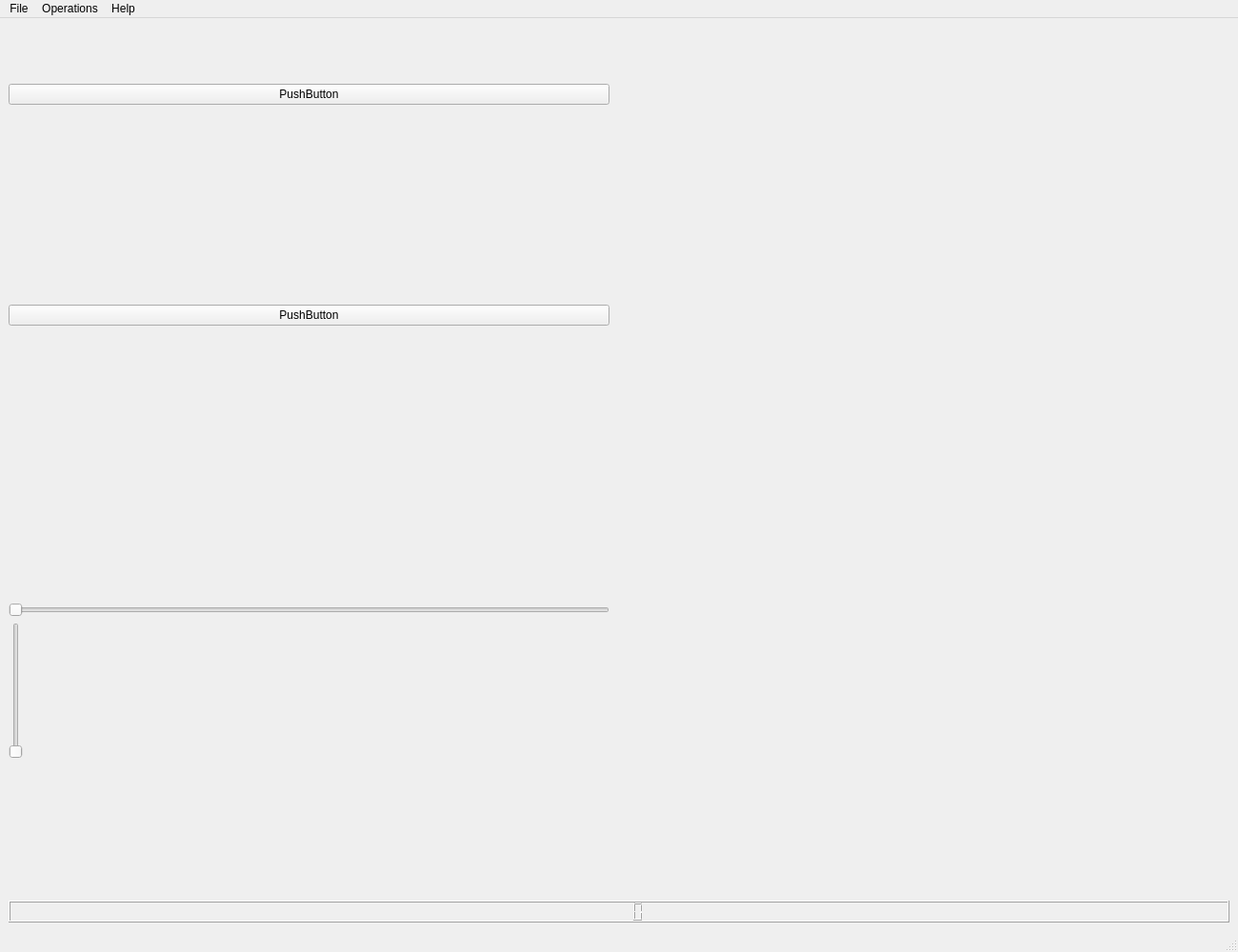
<?xml version="1.0" encoding="UTF-8"?>
<ui version="4.0">
 <class>MainWindow</class>
 <widget class="QMainWindow" name="MainWindow">
  <property name="geometry">
   <rect>
    <x>0</x>
    <y>0</y>
    <width>1300</width>
    <height>1000</height>
   </rect>
  </property>
  <property name="windowTitle">
   <string>MainWindow</string>
  </property>
  <widget class="QWidget" name="centralwidget">
   <layout class="QGridLayout" name="gridLayout_2">
    <item row="1" column="0">
     <layout class="QGridLayout" name="gridLayout">
      <item row="0" column="1">
       <spacer name="verticalSpacer">
        <property name="orientation">
         <enum>Qt::Vertical</enum>
        </property>
        <property name="sizeHint" stdset="0">
         <size>
          <width>20</width>
          <height>40</height>
         </size>
        </property>
       </spacer>
      </item>
      <item row="0" column="0">
       <widget class="QPushButton" name="pushButton">
        <property name="text">
         <string>PushButton</string>
        </property>
       </widget>
      </item>
      <item row="4" column="0">
       <spacer name="verticalSpacer_3">
        <property name="orientation">
         <enum>Qt::Vertical</enum>
        </property>
        <property name="sizeHint" stdset="0">
         <size>
          <width>20</width>
          <height>40</height>
         </size>
        </property>
       </spacer>
      </item>
      <item row="3" column="0">
       <spacer name="verticalSpacer_4">
        <property name="orientation">
         <enum>Qt::Vertical</enum>
        </property>
        <property name="sizeHint" stdset="0">
         <size>
          <width>20</width>
          <height>40</height>
         </size>
        </property>
       </spacer>
      </item>
      <item row="1" column="0">
       <spacer name="verticalSpacer_5">
        <property name="orientation">
         <enum>Qt::Vertical</enum>
        </property>
        <property name="sizeHint" stdset="0">
         <size>
          <width>20</width>
          <height>40</height>
         </size>
        </property>
       </spacer>
      </item>
      <item row="2" column="0">
       <widget class="QPushButton" name="pushButton_2">
        <property name="text">
         <string>PushButton</string>
        </property>
       </widget>
      </item>
      <item row="7" column="0">
       <spacer name="verticalSpacer_2">
        <property name="orientation">
         <enum>Qt::Vertical</enum>
        </property>
        <property name="sizeHint" stdset="0">
         <size>
          <width>20</width>
          <height>40</height>
         </size>
        </property>
       </spacer>
      </item>
      <item row="0" column="2">
       <spacer name="horizontalSpacer">
        <property name="orientation">
         <enum>Qt::Horizontal</enum>
        </property>
        <property name="sizeHint" stdset="0">
         <size>
          <width>40</width>
          <height>20</height>
         </size>
        </property>
       </spacer>
      </item>
      <item row="5" column="0">
       <widget class="QSlider" name="horizontalSlider">
        <property name="orientation">
         <enum>Qt::Horizontal</enum>
        </property>
       </widget>
      </item>
      <item row="6" column="0">
       <widget class="QSlider" name="verticalSlider">
        <property name="orientation">
         <enum>Qt::Vertical</enum>
        </property>
       </widget>
      </item>
     </layout>
    </item>
    <item row="2" column="0">
     <widget class="QLCDNumber" name="lcdNumber"/>
    </item>
   </layout>
  </widget>
  <widget class="QMenuBar" name="menubar">
   <property name="geometry">
    <rect>
     <x>0</x>
     <y>0</y>
     <width>1300</width>
     <height>21</height>
    </rect>
   </property>
   <widget class="QMenu" name="menuFile">
    <property name="title">
     <string>File</string>
    </property>
    <addaction name="actionLoad_Graph"/>
    <addaction name="actionSave_Graph"/>
   </widget>
   <widget class="QMenu" name="menuResults">
    <property name="title">
     <string>Operations</string>
    </property>
    <addaction name="actionDilate"/>
    <addaction name="actionErode"/>
    <addaction name="actionOpen"/>
    <addaction name="actionClose"/>
   </widget>
   <widget class="QMenu" name="menuHelp">
    <property name="title">
     <string>Help</string>
    </property>
   </widget>
   <addaction name="menuFile"/>
   <addaction name="menuResults"/>
   <addaction name="menuHelp"/>
  </widget>
  <widget class="QStatusBar" name="statusbar"/>
  <action name="actionLoad_Graph">
   <property name="text">
    <string>Load</string>
   </property>
  </action>
  <action name="actionSave_Graph">
   <property name="text">
    <string>Save</string>
   </property>
  </action>
  <action name="actionDilate">
   <property name="text">
    <string>Dilate</string>
   </property>
  </action>
  <action name="actionErode">
   <property name="text">
    <string>Erode</string>
   </property>
  </action>
  <action name="actionOpen">
   <property name="text">
    <string>Open</string>
   </property>
  </action>
  <action name="actionClose">
   <property name="text">
    <string>Close</string>
   </property>
  </action>
 </widget>
 <resources/>
 <connections/>
</ui>
